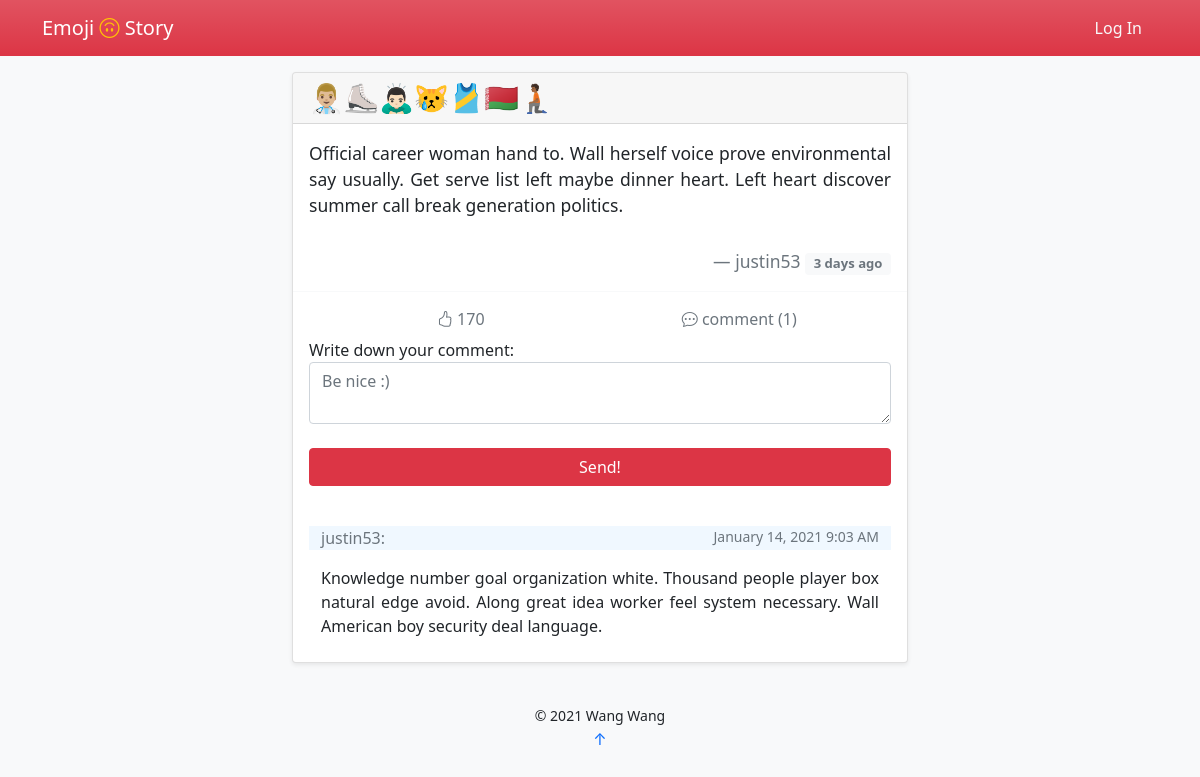
The app's page /post/36 with its own data.
### emoji_story/models.py (models this page shows)
class Post(db.Model):
    id = db.Column(db.Integer, primary_key=True)
    emoji = db.Column(db.String)
    name = db.Column(db.String)
    story = db.Column(db.Text)
    time = db.Column(db.DateTime, default=datetime.utcnow, index=True)
    delete = db.Column(db.Boolean, default=False)
    like = db.Column(db.Integer, default=0)
    author_id = db.Column(db.Integer, db.ForeignKey('author.id'))
    user = db.relationship('Author', back_populates='post')
    comment = db.relationship('Comment')

class Comment(db.Model):
    id = db.Column(db.Integer, primary_key=True)
    body = db.Column(db.Text)
    time = db.Column(db.DateTime, default=datetime.utcnow, index=True)
    author_name = db.Column(db.String, db.ForeignKey('author.username'))
    post_id = db.Column(db.Integer, db.ForeignKey('post.id'))

### emoji_story/blueprints/main_page.py (the view, shortened to what this page needs)
@main_page_bp.route('/post/<int:post_id>', methods=['GET', 'POST'])
def post(post_id):
    post = Post.query.get(post_id)
    form = CommentForm()
    if current_user.is_authenticated:
        like_list = json.loads(Author.query.get(current_user.get_id()).like)['like_post']
    else:
        like_list = []
    return render_template('post.html', post=post, like_list=like_list, form=form)

### emoji_story/forms.py
class CommentForm(FlaskForm):
    body = TextAreaField('Write down your comment:',
                         validators=[DataRequired(),
                                     Length(1, 500, message="Your commnet should be 1-500 letters.")],
                         render_kw={'placeholder': "Be nice :)"})
    submit = SubmitField('Send')

### emoji_story/templates/post.html (shortened to what this page needs)
{% extends 'base.html' %}
{% block content %}
    <blockquote>
        <blockquote class="card shadow-sm">
            <div class="card-header text-left h3">
                {{ post.emoji|safe }}
            </div>
            <div class="card-body">
                <blockquote class="blockquote mb-0">
                    <p class="small" style="text-align: justify">{{ post.story }}</p>
                    <br>
                    <footer class="small blockquote-footer text-end">{{ post.name }}
                        <small class="badge text-muted bg-light align-middle">
                            {{ moment(post.time).fromNow(refresh=True) }}
                        </small>
                    </footer>
                </blockquote>
            </div>
            <div class="card-footer bg-transparent border-light">
                <div class="btn-group container-fluid" id={{ post.id }} role="group" aria-label="Interaction">
                    <form type="button" onclick="likePost(this)" class="btn bg-transparent text-muted col-4">
                        {% if post.id not in like_list %}
                            <i class="bi bi-hand-thumbs-up"></i>
                        {% else %}
                            <i class="bi bi-hand-thumbs-up-fill text-danger"></i>
                        {% endif %}
                        <text> {{ post.like }}</text>
                    </form>
                    <button type="button" onclick="location.reload()" class="btn text-secondary col-4">
                        <i class="bi bi-chat-dots"></i> comment ({{ post.comment|length }})
                    </button>
                </div>
                <form method="post">
                    <div class="form-group">
                        {{ form.body.label }}<br>
                        {{ form.body(class='form-control', oninput='autosave()') }}
                    </div>
                    <br>
                    <div class="row">
                        {% if current_user.is_authenticated %}
                            <div class="col d-grid">
                                {{ form.submit(class='btn btn-danger') }}
                            </div>
                        {% else %}
                            <div class=" col d-grid">
                                <button type="button" class=" btn btn-danger" data-bs-toggle="modal"
                                        data-bs-target="#exampleModal">
                                    Send!
                                </button>
                            </div>
                        {% endif %}
                    </div>
                    <br>
                </form>
                {% if post.comment|length ==0 %}
                    <div class="container-fluid">
                        <p class="small text-muted text-center">No comment yet. Why not be the first one to comment?</p>
                    </div>
                {% else %}
                    <div class="container-fluid mt-3">
                        {% for _comment in post.comment|sort(attribute='time', reverse=True) %}
                            <div class="row">
                                <p class="col text-secondary"
                                   style="background-color: aliceblue">{{ _comment.author_name }}:</p>
                                <p class="small text-secondary col text-end"
                                   style="background-color: aliceblue">{{ moment(_comment.time).format('LL LT') }}</p>
                            </div>
                            <div class="row">
                                <p class="col" style="text-align: justify">{{ _comment.body }}</p>
                            </div>
                        {% endfor %}
                    </div>
                {% endif %}
            </div>
        </blockquote>
    </blockquote>
{% endblock %}

### emoji_story/templates/base.html (style rules this page uses)
form[type='button'] { -webkit-appearance: none; -moz-appearance: none; appearance: none; }

### records on screen
Post: emoji "👨🏼‍⚕️⛸🙇🏻‍♂️😿🎽🇧🇾🧎🏾", story "Official career woman hand to. Wall herself voice prove environmental say usually. Get serve list left maybe dinner heart. Left heart discover summer call break generation politics.", name "justin53", time "3 days ago", like "170"
Comment: author_name "justin53", time "January 14, 2021 9:03 AM", body "Knowledge number goal organization white. Thousand people player box natural edge avoid. Along great idea worker feel system necessary. Wall American boy security deal language."

### other values on screen
{{ post.comment|length }} "1"
